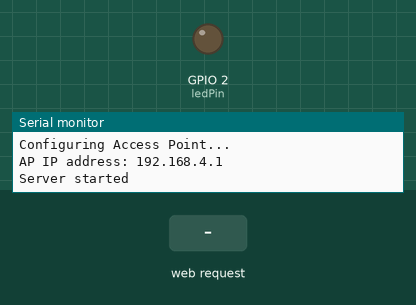
This sketch was run on a simulated ESP8266 (NodeMCU). On the bench: output pins drawn as LEDs (lit = HIGH), the last lines printed to the serial monitor. Inputs (shaded band) come from the test bench. EEPROM starts erased.

Above: at 1.2 s.
1.3 s: HTTP request GET /LED=OFF received
At 2.1 s:
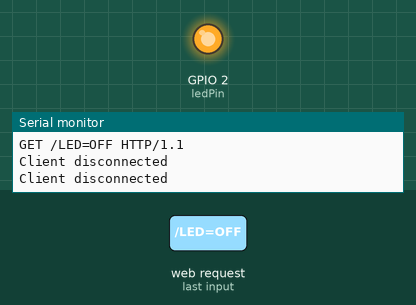
2.8 s: HTTP request GET /LED=ON received
At 3.3 s:
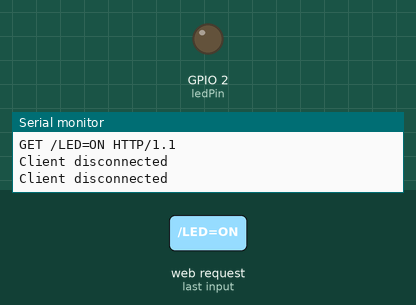
Timing chart, 0 to 5.8 s (numbered marks = the images above; inputs shaded):
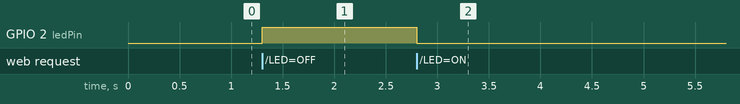

Measured:
- after the input at 1.3 s, GPIO 2 (ledPin): LOW → HIGH at once
- after the input at 2.8 s, GPIO 2 (ledPin): HIGH → LOW at once

The sketch:

lightSpot.ino
```cpp
#include <ESP8266WiFi.h>
#include <EEPROM.h>

const char *ssid = "LightAP";       // Access Point SSID
const char *password = "12345678";  // Access Point password

WiFiServer server(80);
String header;

const int ledPin = 2;  // GPIO2 pin

const bool LIGHT_ON = LOW;  ////Here light ON is = LOW
const bool LIGHT_OFF = HIGH;
bool lastState = LIGHT_ON;
int setting = 0;  // To store the default LED state preference
int servingPage = 0;

void setup() {
  pinMode(ledPin, OUTPUT);

  EEPROM.begin(512);
  // Read the preference from EEPROM on boot
  int savedState = EEPROM.read(0);
  setting = EEPROM.read(1);
  EEPROM.end();
  if (setting == 1) {
    digitalWrite(ledPin, LIGHT_OFF);
    lastState = LIGHT_OFF;
  } else if (setting == 2 && savedState == LIGHT_OFF) {
    digitalWrite(ledPin, LIGHT_OFF);
    lastState = LIGHT_OFF;
    delay(100);
    EEPROM.begin(512);
    EEPROM.write(1, 2);
    EEPROM.commit();
    EEPROM.end();
  } else if (setting == 3) {
    EEPROM.begin(512);
    if (savedState == 0) {
      digitalWrite(ledPin, LIGHT_OFF);
      lastState = LIGHT_OFF;
      EEPROM.write(0, 1);

    } else {
      EEPROM.write(0, 0);
    }
    EEPROM.write(1, 3);  /// refresh
    delay(100);
    EEPROM.commit();
    EEPROM.end();
  }

  Serial.begin(115200);
  delay(10);

  Serial.println();
  Serial.print("Laststate");
  Serial.println(lastState);
  Serial.print("setting");
  Serial.println(setting);

  Serial.println("Configuring Access Point...");
  WiFi.softAP(ssid, password);

  IPAddress IP = WiFi.softAPIP();
  Serial.print("AP IP address: ");
  Serial.println(IP);

  server.begin();
  Serial.println("Server started");
}

void loop() {
  WiFiClient client = server.available();
  if (!client) {
    return;
  }

  Serial.println("New client connected");

  String header = "";
  String path = "";

  while (client.connected()) {
    if (client.available()) {
      char c = client.read();
      Serial.write(c);  // Print client data to Serial Monitor
      header += c;

      if (c == '\n') {
        // Check if it's the first line of the HTTP request containing the path
        if (header.startsWith("GET ")) {
          // Extract the path from the header
          path = header.substring(4, header.indexOf(" ", 5));
        }

        if (path.equals("/LED=ON")) {
          // Handle turning on the LED
          lastState = LIGHT_ON;
          digitalWrite(ledPin, lastState);
          if (setting == 2 || setting == 3) {
            EEPROM.begin(512);
            EEPROM.write(0, LIGHT_ON);
            EEPROM.commit();
            EEPROM.end();
          }
          servingPage = 0;
        } else if (path.equals("/LED=OFF")) {
          // Handle turning off the LED
          lastState = LIGHT_OFF;
          digitalWrite(ledPin, lastState);
          if (setting == 2 || setting == 3) {
            EEPROM.begin(512);
            EEPROM.write(0, LIGHT_OFF);
            EEPROM.commit();
            EEPROM.end();
          }
          servingPage = 0;
        } else if (path.equals("/STATE=ON")) {
          // Handle state ON
          setting = 0;
          EEPROM.begin(512);
          EEPROM.write(1, 0);
          EEPROM.commit();
          EEPROM.end();
          servingPage = 1;
        } else if (path.equals("/STATE=OFF")) {
          // Handle state OFF
          setting = 1;
          EEPROM.begin(512);
          EEPROM.write(1, 1);
          EEPROM.commit();
          EEPROM.end();
          servingPage = 1;
        } else if (path.equals("/STATE=LS")) {
          // Handle state LS
          setting = 2;
          EEPROM.begin(512);
          EEPROM.write(1, 2);
          EEPROM.write(0, lastState);
          EEPROM.commit();
          EEPROM.end();
          servingPage = 1;
        } else if (path.equals("/STATE=SC")) {
          // Handle state LS
          setting = 3;
          EEPROM.begin(512);
          EEPROM.write(1, 3);
          EEPROM.write(0, lastState);
          EEPROM.commit();
          EEPROM.end();
          servingPage = 1;
        } else if (path.equals("/") || path.equals("")) {
          // Handle the root path, send the home page
          servingPage = 0;
        } else if (path.equals("/Settings")) {
          servingPage = 1;
        } else servingPage = 9;

        if (servingPage == 0)
          sendHomepage(client);
        else if (servingPage == 1)
          sendSettingsPage(client);
        else send404Error(client);

        delay(1);
        Serial.println("Client disconnected");
        header = "";
        break;  // Exit the while loop after sending the response
      }
    }
  }
  Serial.println("Client disconnected");
}


void sendHomepage(WiFiClient &client) {
  String response = "HTTP/1.1 200 OK\r\n";
  response += "Content-Type: text/html\r\n";
  response += "Connection: close\r\n";
  response += "\r\n";
  response += "<!DOCTYPE HTML>\r\n";
  response += "<html>\r\n";
  response += "<body style='font-size: 48px; ";  // Larger font size

  // Change background color based on the ledState for eye comfort
  response += (lastState == LIGHT_ON ? "background-color: white;" : "background-color: gray;");

  response += "'>\r\n";

  response += "<h1 style='font-size: 60px;'>TCs Light Control</h1>\r\n";  // Larger header font
  response += "\r\n";
  response += "<p><a href=\"/LED=ON\">Turn ON Light</a></p>\r\n";
  response += "<p><a href=\"/LED=OFF\">Turn OFF Light</a></p>\r\n";
  response += "\r\n";
  response += "<p>Current state: ";
  response += (lastState == LIGHT_ON ? "ON" : "OFF");
  response += "</p>\r\n";
  response += "<p><a href=\"/Settings\">Settings</a></p>\r\n";
  response += "</body>\r\n";
  response += "</html>\r\n";

  client.print(response);
}


void sendSettingsPage(WiFiClient &client) {
  String response = "HTTP/1.1 200 OK\r\n";
  response += "Content-Type: text/html\r\n";
  response += "Connection: close\r\n";
  response += "\r\n";
  response += "<!DOCTYPE HTML>\r\n";
  response += "<html>\r\n";
  response += "<body style='font-size: 32px;'>\r\n";             // Larger font size
  response += "<h1 style='font-size: 48px;'>Settings</h1>\r\n";  // Larger header font
  response += "<p>Change the state of the light during power ON</p>\r\n";

  response += "<p><strong>Options</strong></p>\r\n";
  response += "<p><a href=\"/STATE=ON\">Light ON (Recommended)</a></p>\r\n";
  response += "<p><a href=\"/STATE=OFF\">Light OFF</a></p>\r\n";
  response += "<p><a href=\"/STATE=LS\">Last State</a></p>\r\n";
  response += "<p><a href=\"/STATE=SC\">Power toggle controlled</a></p>\r\n";
  response += "<p>Current setting: ";
  switch (setting) {
    case 0: response += "Light ON"; break;
    case 1: response += "Light OFF"; break;
    case 2: response += "Last State"; break;
    default: response += "Power toggle controlled"; break;
  }
  response += "\r\n";
  response += "<p><a href=\"/\">Back</a></p>\r\n";
  response += "</body>\r\n";
  response += "</html>\r\n";

  client.print(response);
}

void send404Error(WiFiClient &client) {
  String response = "HTTP/1.1 404 Not Found\r\n";
  response += "Content-Type: text/html\r\n";
  response += "Connection: close\r\n";
  response += "\r\n";
  response += "<!DOCTYPE HTML>\r\n";
  response += "<html>\r\n";
  response += "<body style='font-size: 32px; background-color: #ffcccc;'>\r\n";
  response += "<h1 style='color: #990000;'>Oops! 404 Not Found</h1>\r\n";
  response += "<p>Sorry, the page you are looking for isn't available!</p>\r\n";
  response += "<p>Contact Thilina(Developer) using tcshared@outlook.com if the issue persist</p>\r\n";
  response += "<p><a href='/'>Back to Home</a></p>\r\n";
  response += "\r\n";
  response += "</body>\r\n";
  response += "</html>\r\n";

  client.print(response);
}
```
